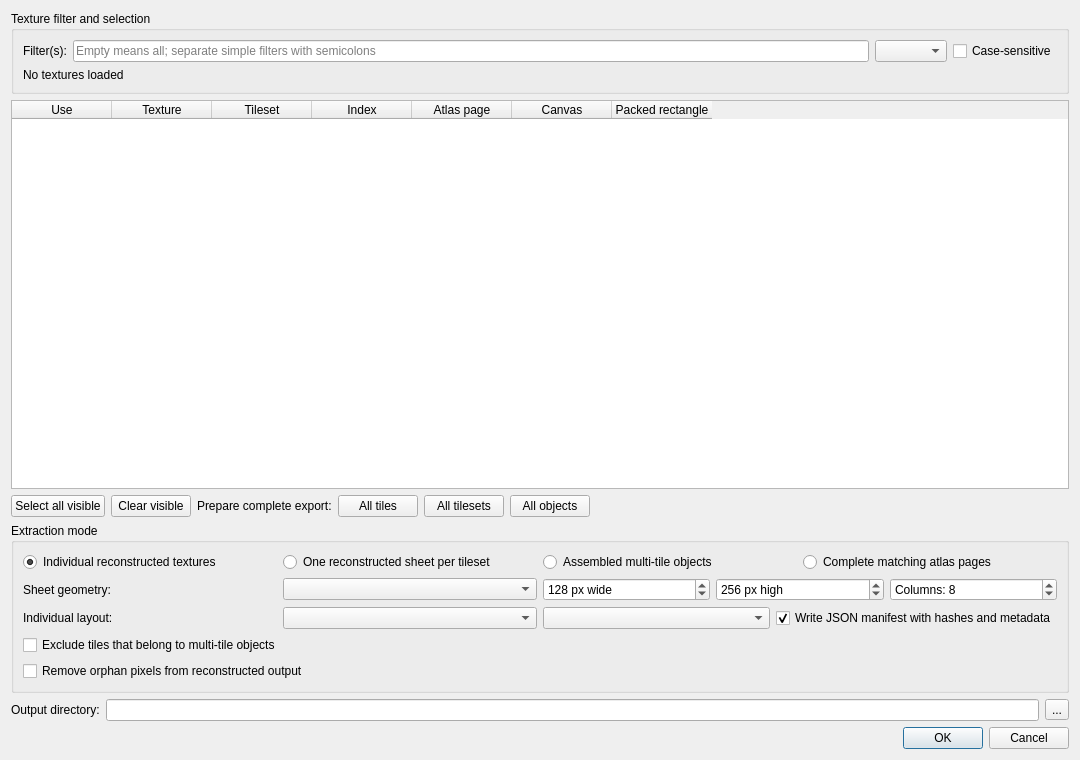
<?xml version="1.0" encoding="UTF-8"?>
<ui version="4.0">
 <class>PackExtractDialog</class>
 <widget class="QDialog" name="PackExtractDialog">
  <property name="geometry">
   <rect>
    <x>0</x>
    <y>0</y>
    <width>1080</width>
    <height>760</height>
   </rect>
  </property>
  <property name="windowTitle">
   <string>Versatile .pack Extractor</string>
  </property>
  <layout class="QVBoxLayout" name="mainLayout">
   <item>
    <widget class="QGroupBox" name="filterGroup">
     <property name="title">
      <string>Texture filter and selection</string>
     </property>
     <layout class="QGridLayout" name="filterLayout">
      <item row="0" column="0">
       <widget class="QLabel" name="filterLabel">
        <property name="text">
         <string>Filter(s):</string>
        </property>
       </widget>
      </item>
      <item row="0" column="1">
       <widget class="QLineEdit" name="filterEdit">
        <property name="placeholderText">
         <string>Empty means all; separate simple filters with semicolons</string>
        </property>
       </widget>
      </item>
      <item row="0" column="2">
       <widget class="QComboBox" name="matchModeCombo"/>
      </item>
      <item row="0" column="3">
       <widget class="QCheckBox" name="caseSensitiveCheck">
        <property name="text">
         <string>Case-sensitive</string>
        </property>
       </widget>
      </item>
      <item row="1" column="0" colspan="4">
       <widget class="QLabel" name="matchSummary">
        <property name="text">
         <string>No textures loaded</string>
        </property>
       </widget>
      </item>
     </layout>
    </widget>
   </item>
   <item>
    <widget class="QTableWidget" name="textureTable">
     <property name="alternatingRowColors">
      <bool>true</bool>
     </property>
     <property name="sortingEnabled">
      <bool>true</bool>
     </property>
     <column>
      <property name="text">
       <string>Use</string>
      </property>
     </column>
     <column>
      <property name="text">
       <string>Texture</string>
      </property>
     </column>
     <column>
      <property name="text">
       <string>Tileset</string>
      </property>
     </column>
     <column>
      <property name="text">
       <string>Index</string>
      </property>
     </column>
     <column>
      <property name="text">
       <string>Atlas page</string>
      </property>
     </column>
     <column>
      <property name="text">
       <string>Canvas</string>
      </property>
     </column>
     <column>
      <property name="text">
       <string>Packed rectangle</string>
      </property>
     </column>
    </widget>
   </item>
   <item>
    <layout class="QHBoxLayout" name="selectionButtonsLayout">
     <item>
      <widget class="QPushButton" name="selectVisibleButton">
       <property name="text">
        <string>Select all visible</string>
       </property>
      </widget>
     </item>
     <item>
      <widget class="QPushButton" name="clearVisibleButton">
       <property name="text">
        <string>Clear visible</string>
       </property>
      </widget>
     </item>
     <item>
      <widget class="QLabel" name="allExportsLabel">
       <property name="text">
        <string>Prepare complete export:</string>
       </property>
      </widget>
     </item>
     <item>
      <widget class="QPushButton" name="allTilesButton">
       <property name="toolTip">
        <string>Clear the filter, select every texture, and prepare one unique PNG per tile. No prefix or name is required.</string>
       </property>
       <property name="text">
        <string>All tiles</string>
       </property>
      </widget>
     </item>
     <item>
      <widget class="QPushButton" name="allTilesetsButton">
       <property name="toolTip">
        <string>Clear the filter, select every texture, and prepare every reconstructable tileset sheet. No prefix or tileset name is required.</string>
       </property>
       <property name="text">
        <string>All tilesets</string>
       </property>
      </widget>
     </item>
     <item>
      <widget class="QPushButton" name="allObjectsButton">
       <property name="toolTip">
        <string>Clear the filter, select every texture, and prepare complete multi-tile furniture objects described by BuildingFurniture.txt.</string>
       </property>
       <property name="text">
        <string>All objects</string>
       </property>
      </widget>
     </item>
     <item>
      <spacer name="selectionSpacer">
       <property name="orientation">
        <enum>Qt::Horizontal</enum>
       </property>
       <property name="sizeHint" stdset="0">
        <size>
         <width>40</width>
         <height>20</height>
        </size>
       </property>
      </spacer>
     </item>
    </layout>
   </item>
   <item>
    <widget class="QGroupBox" name="modeGroup">
     <property name="title">
      <string>Extraction mode</string>
     </property>
     <layout class="QGridLayout" name="modeLayout">
      <item row="0" column="0">
       <widget class="QRadioButton" name="radioIndividual">
        <property name="text">
         <string>Individual reconstructed textures</string>
        </property>
        <property name="checked">
         <bool>true</bool>
        </property>
       </widget>
      </item>
      <item row="0" column="1">
       <widget class="QRadioButton" name="radioSheets">
        <property name="text">
         <string>One reconstructed sheet per tileset</string>
        </property>
       </widget>
      </item>
      <item row="0" column="2">
       <widget class="QRadioButton" name="radioObjects">
        <property name="text">
         <string>Assembled multi-tile objects</string>
        </property>
        <property name="toolTip">
         <string>Uses BuildingFurniture.txt to compose complete beds, sofas, tables, and other multi-square furniture. Incomplete definitions are reported and skipped.</string>
        </property>
       </widget>
      </item>
      <item row="0" column="3">
       <widget class="QRadioButton" name="radioPages">
        <property name="text">
         <string>Complete matching atlas pages</string>
        </property>
       </widget>
      </item>
      <item row="1" column="0">
       <widget class="QLabel" name="geometryLabel">
        <property name="text">
         <string>Sheet geometry:</string>
        </property>
       </widget>
      </item>
      <item row="1" column="1">
       <widget class="QComboBox" name="geometryCombo"/>
      </item>
      <item row="1" column="2" colspan="2">
       <layout class="QHBoxLayout" name="customGeometryLayout">
        <item>
         <widget class="QSpinBox" name="cellWidthSpin">
          <property name="suffix">
           <string> px wide</string>
          </property>
          <property name="minimum">
           <number>1</number>
          </property>
          <property name="maximum">
           <number>4096</number>
          </property>
          <property name="value">
           <number>128</number>
          </property>
         </widget>
        </item>
        <item>
         <widget class="QSpinBox" name="cellHeightSpin">
          <property name="suffix">
           <string> px high</string>
          </property>
          <property name="minimum">
           <number>1</number>
          </property>
          <property name="maximum">
           <number>4096</number>
          </property>
          <property name="value">
           <number>256</number>
          </property>
         </widget>
        </item>
        <item>
         <widget class="QSpinBox" name="columnSpin">
          <property name="prefix">
           <string>Columns: </string>
          </property>
          <property name="minimum">
           <number>1</number>
          </property>
          <property name="maximum">
           <number>64</number>
          </property>
          <property name="value">
           <number>8</number>
          </property>
         </widget>
        </item>
       </layout>
      </item>
      <item row="2" column="0">
       <widget class="QLabel" name="layoutLabel">
        <property name="text">
         <string>Individual layout:</string>
        </property>
       </widget>
      </item>
      <item row="2" column="1">
       <widget class="QComboBox" name="outputLayoutCombo"/>
      </item>
      <item row="2" column="2" colspan="2">
       <layout class="QHBoxLayout" name="conflictLayout">
        <item>
         <widget class="QComboBox" name="conflictCombo"/>
        </item>
        <item>
         <widget class="QCheckBox" name="manifestCheck">
          <property name="text">
           <string>Write JSON manifest with hashes and metadata</string>
          </property>
          <property name="checked">
           <bool>true</bool>
          </property>
         </widget>
        </item>
       </layout>
      </item>
      <item row="3" column="0" colspan="4">
       <widget class="QCheckBox" name="excludeObjectTilesCheck">
        <property name="toolTip">
         <string>Individual export only. Skip every tile referenced by a multi-tile object in BuildingFurniture.txt. This is useful after exporting complete assembled objects.</string>
        </property>
        <property name="text">
         <string>Exclude tiles that belong to multi-tile objects</string>
        </property>
       </widget>
      </item>
      <item row="4" column="0" colspan="4">
       <widget class="QCheckBox" name="orphanPixelsCheck">
        <property name="toolTip">
         <string>Optional, non-destructive output cleanup inspired by TileSetZ. Removes alpha values 1 to 4 and visible pixels with no more than two visible neighbors. The source pack is never changed. Disabled for complete atlas-page export.</string>
        </property>
        <property name="text">
         <string>Remove orphan pixels from reconstructed output</string>
        </property>
       </widget>
      </item>
     </layout>
    </widget>
   </item>
   <item>
    <layout class="QHBoxLayout" name="outputLayout">
     <item>
      <widget class="QLabel" name="outputLabel">
       <property name="text">
        <string>Output directory:</string>
       </property>
      </widget>
     </item>
     <item>
      <widget class="QLineEdit" name="outputEdit"/>
     </item>
     <item>
      <widget class="QToolButton" name="outputBrowse">
       <property name="text">
        <string>...</string>
       </property>
      </widget>
     </item>
    </layout>
   </item>
   <item>
    <widget class="QDialogButtonBox" name="buttonBox">
     <property name="orientation">
      <enum>Qt::Horizontal</enum>
     </property>
     <property name="standardButtons">
      <set>QDialogButtonBox::Cancel|QDialogButtonBox::Ok</set>
     </property>
    </widget>
   </item>
  </layout>
 </widget>
 <resources/>
 <connections>
  <connection>
   <sender>buttonBox</sender>
   <signal>accepted()</signal>
   <receiver>PackExtractDialog</receiver>
   <slot>accept()</slot>
  </connection>
  <connection>
   <sender>buttonBox</sender>
   <signal>rejected()</signal>
   <receiver>PackExtractDialog</receiver>
   <slot>reject()</slot>
  </connection>
 </connections>
</ui>
